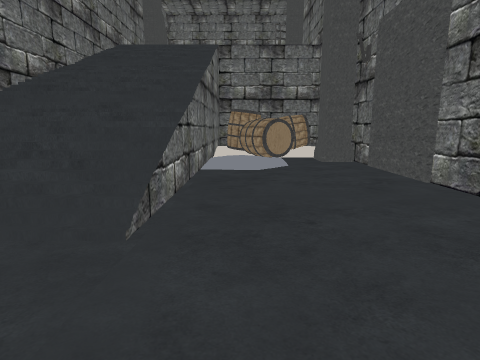
view 1 (above)

19 first-person views from a walk through a Unity game level. The camera is 1.2 m above the floor, tilts 10° down and sees 80° across. The floor is counted in squares, 1 m on a side. Each view is taken from the middle of a square. On the plan, view 1 faces up. The plan holds only what a view shows up to about 13 squares ahead; the rest is blank. The place goes on beyond the plan. Door leaves are left out, so doorways stand open. Some surface patterns are stand-ins.

view 2
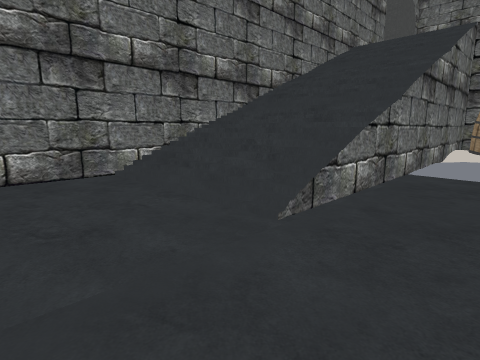

view 3
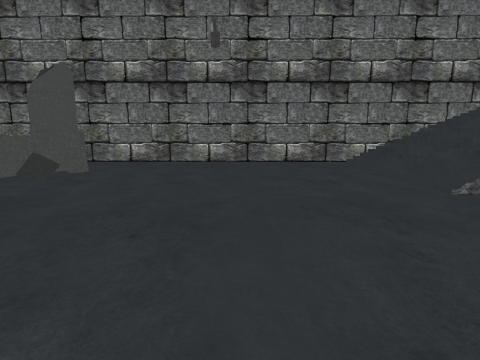

view 4
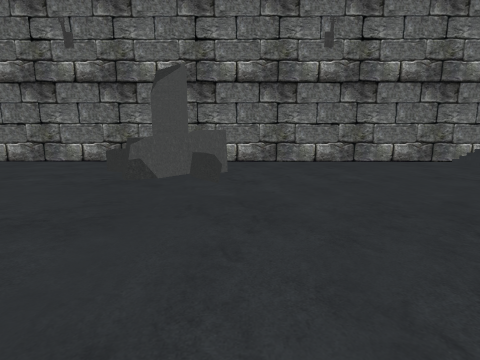

view 5
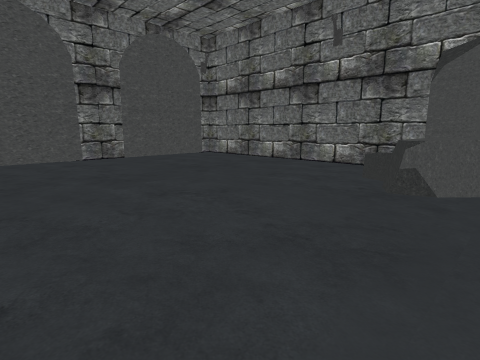

view 6
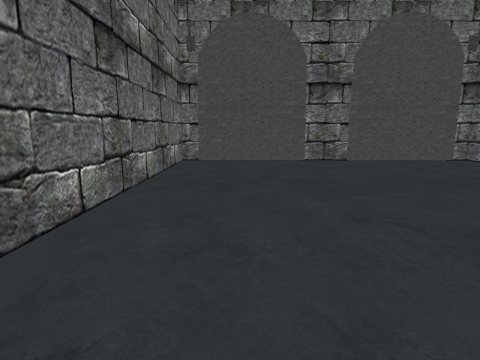

view 7
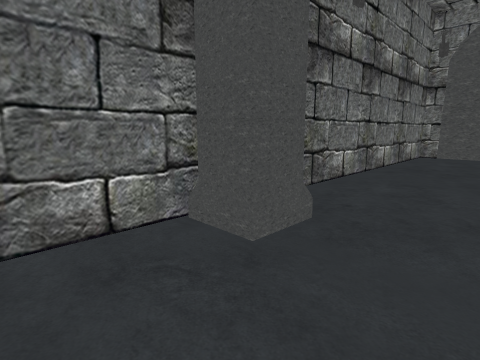

view 8
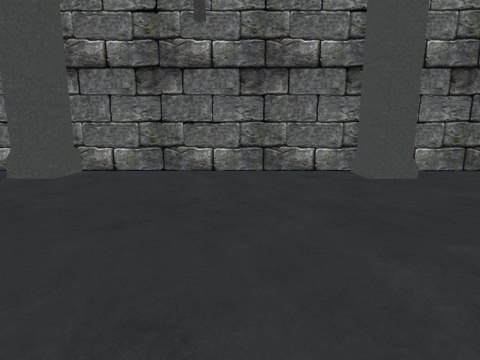

view 9
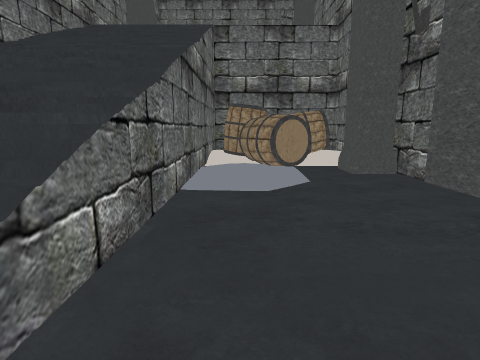

view 10
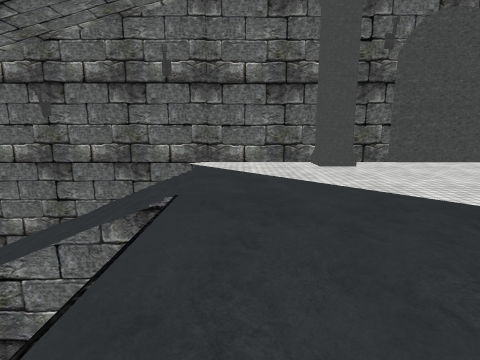

view 11
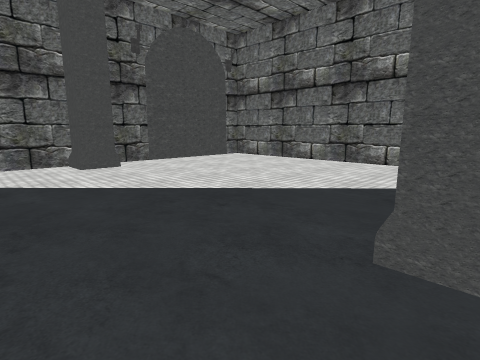

view 12
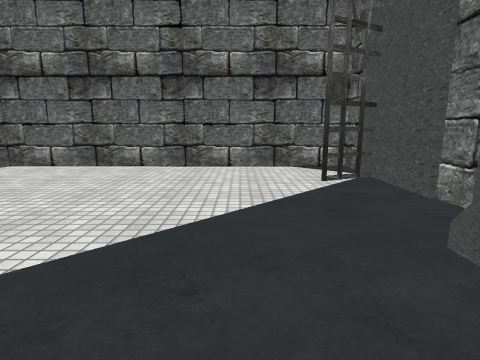

view 13
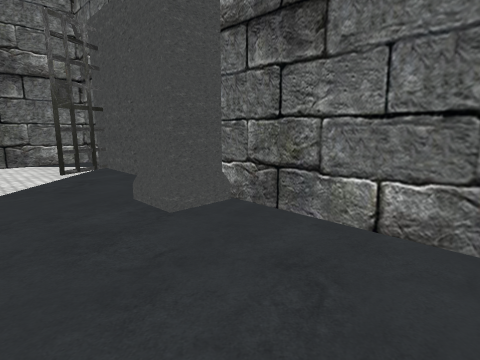

view 14
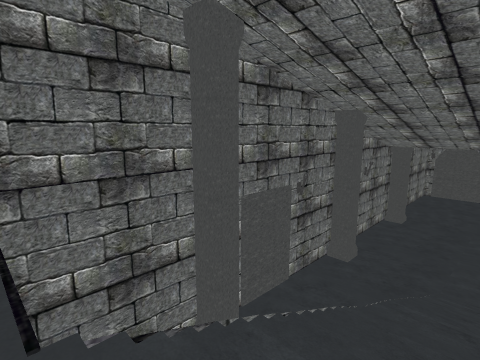

view 15
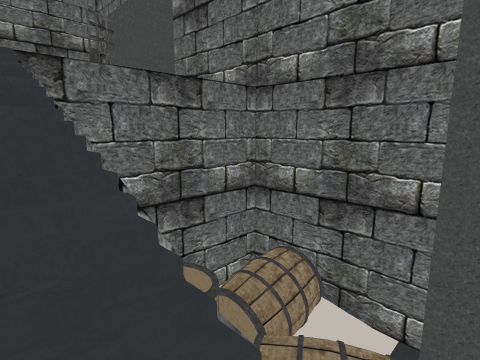

view 16
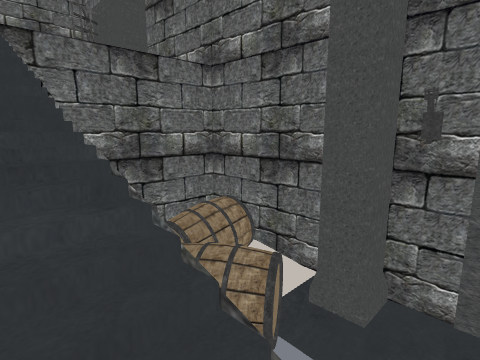

view 17
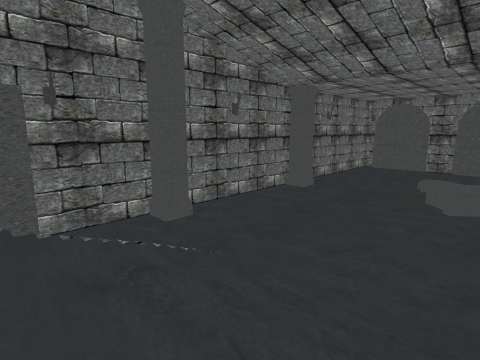

view 18
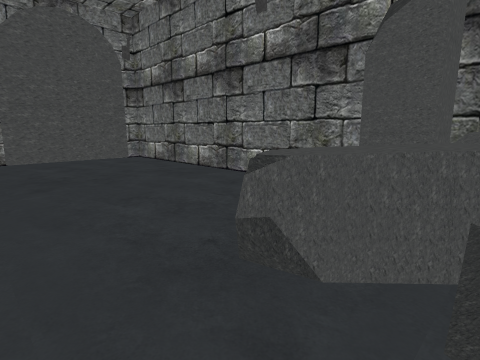

view 19
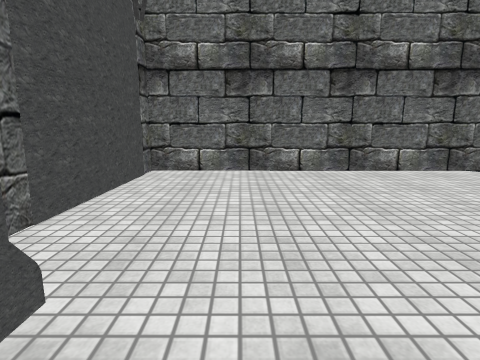

### Floor plan
Key: @ floor where view 1 was taken; # wall or solid block; . main floor; : floor 1.25 m higher than the main floor; + floor 5.5 m higher than the main floor; * floor 5.75 m higher than the main floor; / step, stairs or slope; D closed door; v drop or lower ground; B barrel; P pillar; O other object.
Columns run from 7 left of view 1 to 5 right of it. Each row starts with its distance up from view 1.
 29 #############
 28 #***********#
 27 #***********#
 26 D*********###
 25 D***********#
 24 D***********#
 23 #***********#
 22 ##**********#
 21 ##*********P#
 20 #***********#
 19 #***********#
 18 #***********#
 17 #***********#
 16 #////+     ##
 15 #/////BBBBB##
 14 #//////B BB##
 13 #//////BBB.##
 12 #////// BB###
 11 #//////  .###
 10 #//////  ...#
  9 #//////.....#
  8 #/////v.....#
  7 #/////v.....#
  6 #/:///v.....#
  5 #//////.....#
  4 #//////.....#
  3 #/.........##
  2 #..........##
  1 #...........#
  0 #......@....#
 -1 #...........#
 -2 #...........#
 -3 #...........#
 -4 #...........#
 -5 #...........#
 -6 #.OOO.......#
 -7 ## OO......P#
 -8 ## OO.......#
 -9 #...........#
-10 #...........#
-11 #...........#
-12 #...........#
-13 #...........#
-14 #..........##
-15 #..........#
-16 #..........#
-17 #..........#
-18 ############

Positions as (right, up) in squares from view 1, and headings:
1: (0, 0), facing up
2: (1, 0), facing up-left
3: (4, -1), facing left
4: (4, -5), facing left
5: (3, -6), facing down-left
6: (2, -7), facing down
7: (1, -4), facing down-right
8: (-4, -3), facing right
9: (0, 3), facing up
10: (4, 18), facing left
11: (4, 18), facing up-left
12: (1, 19), facing up
13: (1, 17), facing up-right
14: (-3, 17), facing down-right
15: (-2, 11), facing up-right
16: (-2, 9), facing up-right
17: (-6, 8), facing down-right
18: (-1, -6), facing down-left
19: (-4, 20), facing up
